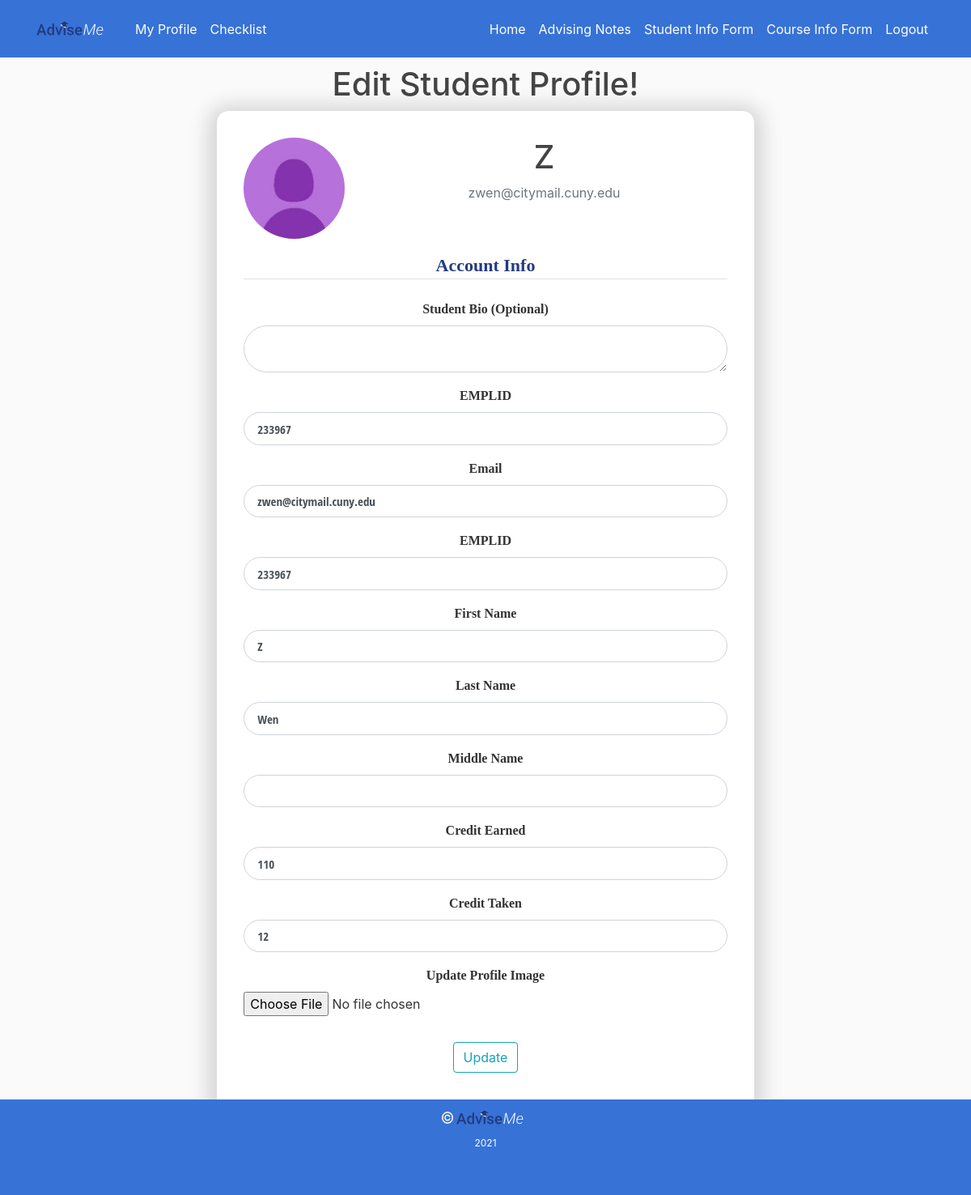
The page /student/profile/edit (signed in) on the database its author committed.
### adviseme/models.py (models this page shows, shortened)
class Student(db.Model):
    EMPLID =db.Column(db.Integer, unique=True, nullable=False, primary_key=True)
    firstname = db.Column(db.String(30), nullable=False)
    lastname = db.Column(db.String(30), nullable=False)
    middlename = db.Column(db.String(30), nullable=True)
    credit_earned=db.Column(db.Integer, unique=False, nullable=False, default=0)
    credit_taken=db.Column(db.Integer, unique=False, nullable=False, default=0)
    graduating = db.Column(db.Boolean, nullable=False, default=False)
    Notes = db.relationship('Notes', backref='Owner', lazy=True)
    user = db.relationship('User', backref='studentOwner', lazy=True)
    enrollement = db.relationship('Course', secondary=enrollements, backref='enrollee', lazy='dynamic')

class User(db.Model, UserMixin):
    id = db.Column(db.Integer, primary_key=True)
    email = db.Column(db.String(120), unique=True, nullable=False)
    password = db.Column(db.String(60), nullable=False)
    profile_image = db.Column(db.String(20), nullable=False, default='default.jpg')
    bio = db.Column(db.String(350), nullable=True)
    role = db.Column(db.String(30), nullable=False)
    EMPLID = db.Column(db.Integer, db.ForeignKey('student.EMPLID'),db.ForeignKey('faculty.EMPLID'))
    associated = db.relationship('Course', secondary=enrollements, backref='UserEnrolled', lazy='dynamic')

### adviseme/routes.py (the view)
@app.route('/student/profile/edit', methods=['GET', 'POST'])
@login_required
def student_profile_edit():
    form = UpdateStudentAccountForm()
    EMPLID=current_user.EMPLID
    student = Student.query.filter_by(EMPLID=EMPLID).first()
    if form.validate_on_submit():
        if form.picture.data:                                   # If there exists valid form picture data (i.e .png, .jpg file)
            picture_file = save_picture(form.picture.data)      # Save the image!
            current_user.profile_image = picture_file           # Update the current user profile photo in the database!
        current_user.EMPLID=form.EMPLID.data
        current_user.bio=form.bio.data
        current_user.email = form.email.data
        student.firstname = form.firstname.data
        student.lastname = form.lastname.data
        student.middlename = form.middlename.data
        student.credit_earned = form.credit_earned.data
        student.credit_taken = form.credit_taken.data
        db.session.commit()                                     # commit changes to the database!
        flash('Your account info has been updated successfully!', 'success')
        return redirect(url_for('student_profile'))
    elif request.method == 'GET':
        form.EMPLID.data = current_user.EMPLID
        form.email.data = current_user.email
        form.bio.data = current_user.bio
        form.firstname.data = student.firstname
        form.lastname.data = student.lastname
        form.middlename.data = student.middlename
        form.credit_earned.data = student.credit_earned
        form.credit_taken.data = student.credit_taken
    profile_image = url_for('static', filename='Profile_Pics/'+ current_user.profile_image)
    return render_template("student_profile_edit.html", title="Student Profile Edit", profile_image=profile_image, form=form)

### adviseme/forms.py (shortened to what this page needs)
class UpdateStudentAccountForm(FlaskForm):
    EMPLID =IntegerField('EMPLID', validators=[DataRequired()])
    email = StringField('Email', validators=[DataRequired(), Email()])
    firstname = StringField('First Name', validators=[DataRequired()])
    lastname = StringField('Last Name', validators=[DataRequired()])
    middlename =StringField('Middle Name', validators=[])
    credit_earned=IntegerField('Credit Earned', validators=[DataRequired()])
    credit_taken=IntegerField('Credit Taken', validators=[DataRequired()])
    picture = FileField('Update Profile Image', validators=[ FileAllowed(['jpg', 'png']) ])
    bio = TextAreaField('Student Bio (Optional)') # No validators here, since this is completely optional!
    submit = SubmitField('Update')

### adviseme/models.py (called while the page is built)
@login_manager.user_loader
def load_user(user_id):
    return User.query.get(int(user_id))

### adviseme/templates/student_profile_edit.html (shortened to what this page needs)
{% extends "layout.html" %}
{% block content %}
<center>
    <h1>Edit Student Profile!</h1>
    <div class="content-section">
        <div class="media">
          <img class="rounded-circle account-img" src="{{ profile_image }}">
          <div class="media-body">
            <h2 class="account-heading">{{ current_user.studentOwner.firstname }}</h2>
            <p class="text-secondary">{{ current_user.email }}</p>
          </div>
        </div>
        <form method="POST" action="" enctype="multipart/form-data">
          <fieldset class="form-group">
            <legend class="border-bottom mb-4">Account Info</legend>
            <div class='form-group'>
              {{ form.bio.label(class="form-control-label") }}
              {% if form.bio.errors %}
                {{ form.bio(class="form-control form-control-lg is-invalid") }}
                <div class="invalid-feedback">
                  {% for error in form.bio.errors %}
                      <span>{{ error }}</span>
                  {% endfor %}
                </div>
              {% else %}
                {{ form.bio(class="form-control form-control-lg") }}
              {% endif %}
            </div>
            <div class='form-group'>
              {{ form.EMPLID.label(class="form-control-label") }}
              {% if form.EMPLID.errors %}
                {{ form.EMPLID(class="form-control form-control-lg is-invalid") }}
                  <div class="invalid-feedback">
                    {% for error in form.EMPLID.errors %}
                        <span>{{ error }}</span>
                    {% endfor %}
                  </div>
                {% else %}
                  {{ form.EMPLID(class="form-control form-control-lg") }}
              {% endif %}
            </div>
            <div class='form-group'>
              {{ form.email.label(class="form-control-label") }}
              {% if form.email.errors %}
                {{ form.email(class="form-control form-control-lg is-invalid") }}
                <div class="invalid-feedback">
                  {% for error in form.email.errors %}
                    <span>{{ error }}</span>
                  {% endfor %}
                </div>
                {% else %}
                  {{ form.email(class="form-control form-control-lg") }}
              {% endif %}
            </div>
            <div class='form-group'>
              {{ form.EMPLID.label(class="form-control-label") }}
              {% if form.EMPLID.errors %}
                  {{ form.EMPLID(class="form-control form-control-lg is-invalid") }}
                  <div class="invalid-feedback">
                      {% for error in form.EMPLID.errors %}
                          <span>{{ error }}</span>
                      {% endfor %}
                  </div>
              {% else %}
                  {{ form.EMPLID(class="form-control form-control-lg") }}
              {% endif %}
          </div>
          <div class='form-group'>
              {{ form.firstname.label(class="form-control-label") }}
              {% if form.firstname.errors %}
              {{ form.firstname(class="form-control form-control-lg is-invalid") }}
              <div class="invalid-feedback">
                  {% for error in form.firstname.errors %}
                      <span>{{ error }}</span>
                  {% endfor %}
              </div>
              {% else %}
                  {{ form.firstname(class="form-control form-control-lg") }}
              {% endif %}
          </div>
          <div class='form-group'>
              {{ form.lastname.label(class="form-control-label") }}
              {% if form.lastname.errors %}
              {{ form.lastname(class="form-control form-control-lg is-invalid") }}
              <div class="invalid-feedback">
                  {% for error in form.lastname.errors %}
                      <span>{{ error }}</span>
                  {% endfor %}
              </div>
              {% else %}
                  {{ form.lastname(class="form-control form-control-lg") }}
              {% endif %}
          </div>
          <div class='form-group'>
              {{ form.middlename.label(class="form-control-label") }}
              {% if form.middlename.errors %}
              {{ form.middlename(class="form-control form-control-lg is-invalid") }}
              <div class="invalid-feedback">
                  {% for error in form.middlename.errors %}
                      <span>{{ error }}</span>
                  {% endfor %}
              </div>
              {% else %}
                  {{ form.middlename(class="form-control form-control-lg") }}
              {% endif %}
          </div>
          <div class='form-group'>
              {{ form.credit_earned.label(class="form-control-label") }}
              {% if form.credit_earned.errors %}
                  {{ form.credit_earned(class="form-control form-control-lg is-invalid") }}
                  <div class="invalid-feedback">
                      {% for error in form.credit_earned.errors %}
                          <span>{{ error }}</span>
                      {% endfor %}
                  </div>
              {% else %}
                  {{ form.credit_earned(class="form-control form-control-lg") }}
              {% endif %}
          </div>
          <div class='form-group'>
              {{ form.credit_taken.label(class="form-control-label") }}
              {% if form.credit_taken.errors %}
                  {{ form.credit_taken(class="form-control form-control-lg is-invalid") }}
                  <div class="invalid-feedback">
                      {% for error in form.credit_taken.errors %}
                          <span>{{ error }}</span>
                      {% endfor %}
                  </div>
              {% else %}
                  {{ form.credit_taken(class="form-control form-control-lg") }}
              {% endif %}
          </div>
            <div class="form-group">
              {{ form.picture.label() }}
              {{ form.picture(class="form-control-file") }}
            </div>
          </fieldset>
          <div class="form-group">
              {{ form.submit(class="btn btn-outline-info") }}
          </div>
        </form>
    </div>
</center>
{% endblock content %}

### adviseme/static/css/main.css (style rules this page uses)
body { background: #fafafa; color: #333333; margin-top: 5rem; }
h1, h2, h3, h4, h5, h6 { color: #444444; }
.content-section { background: #ffffff; padding: 10px 20px; border: 1px solid #dddddd; border-radius: 3px; margin-bottom: 20px; }
.account-img { height: 125px; width: 125px; margin-right: 20px; margin-bottom: 16px; }
.account-heading { font-size: 2.5rem; }

### adviseme/templates/student_profile_edit.html (style rules this page uses)
legend { font-family: Poppins; font-style: normal; font-weight: bold; font-size: 22px; color: #233B7E; }
label { font-family: Poppins; font-style: normal; font-weight: bold; font-size: 100%; }
.form-control { border-radius: 50px; font: 15px Open Sans Condensed, sans-serif; }
.content-section { width: 60%; padding: 3%; background: #FFFFFF; box-shadow: 0px 4px 25px 10px rgba(0, 0, 0, 0.15); border-radius: 15px; }

### rows shown on the page
Student: studentOwner.firstname "Z", firstname "Z", lastname "Wen", credit_earned "110", credit_taken "12"
User: email "zwen@citymail.cuny.edu", EMPLID "233967"
